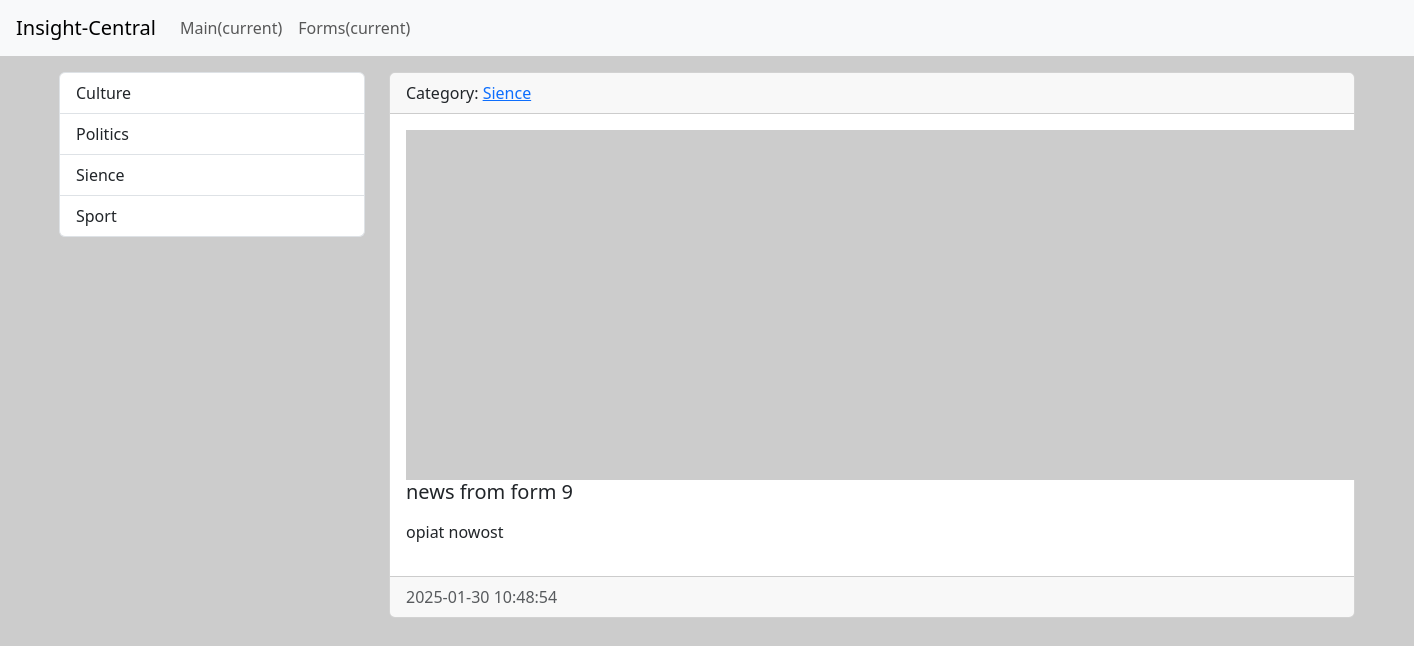
The page /news/16 on the database its author committed.
### news/models.py (models this page shows, shortened)
class Category(models.Model):
    title = models.CharField(max_length=150, db_index=True, verbose_name="News Category")
    def get_absolute_url(self):
        return reverse('category', kwargs={"category_id":self.pk})
    def __str__(self):
        return self.title
    class Meta:
        verbose_name = "Categories"
        verbose_name_plural = "Category"
        ordering = ["title"]

class News(models.Model):
    title = models.CharField(max_length=150, verbose_name="News name")
    content = models.TextField(blank=True, verbose_name="Content")
    created_at = models.DateTimeField(auto_now_add=True, verbose_name="Creation Date")
    updated_at = models.DateTimeField(auto_now=True, verbose_name="Date of update")
    photo = models.ImageField(upload_to="photos/%Y/%m/%d/", verbose_name="Picture", blank=True)
    is_published = models.BooleanField(default=True, verbose_name="Published")
    category = models.ForeignKey("Category", on_delete=models.PROTECT, verbose_name="Cat.")
    class Meta:
        verbose_name = "NEWS"
        verbose_name_plural = "NOVYNA"
        ordering = ["-created_at", "title"]# порядок сортировки, влияет на views, соответственно можно указать .all() во views

### news/views.py (the view)
# urls.py: path('news/<int:pk>', ViewNews.as_view(), name="view_news"),
class ViewNews(DeleteView):
    model = News # берет pk с модели
    context_object_name = 'news_item'

### news/templatetags/news_tags.py (called while the page is built)
@register.inclusion_tag('news/list_categories.html')
def show_categories(arg1 = "Hello", arg2 = 'World'):
    categories = (Category.objects.all())
    return {"categories" : categories, 'arg1': arg1 , "arg2": arg2 }

### news/templates/news/news_confirm_delete.html (shortened to what this page needs)
{% extends 'base.html' %}
{% block sidebar %}
{% include 'inc/_sidebar.html' %}
{% endblock %}
{% block content %}
<div class="card mb-3">
    <div class="card-header">
        Category: <a href="{{ news_item.category.get_absolute_url }}">{{ news_item.category }}</a>
    </div>
    <div class="card-body">
        {% if news_item.photo %}
        <img src="{{ news_item.photo.url }}" alt='' width="350" class="float-start me-3">
        {% else %}
        <img src="https://picsum.photos/id/1060/350/300/?blur=2" alt='' class="float-start me-3">
        {% endif %}
        <h5 class="card-title">{{ news_item.title }}</h5>
        <p class="card-text">{{ news_item.content|safe | linebreaks}}</p>
    </div>
    <div class="card-footer text-muted">
        {{ news_item.created_at|date:"Y-m-d H:i:s"}}
    </div>
</div>
{% endblock %}

### news/templates/news/list_categories.html
<div class="list-group">
    {% for item in categories %}
    <a href="{{ item.get_absolute_url }}" class="list-group-item list-group-item-action">{{ item.title }}</a>
    {% endfor %}
</div>

### fyanlab/static/css/style.css (style rules this page uses)
body { background-color: #ccc; }

### rows shown on the page
Category: title "Culture"
Category: title "Politics"
Category: title "Sience"
Category: title "Sport"
News: category "Sience", title "news from form 9", content "opiat nowost", created_at "2025-01-30 10:48:54"
